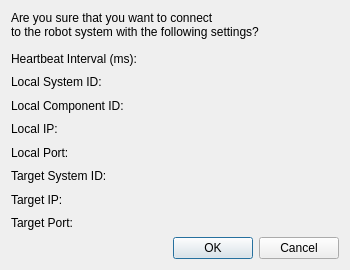
<?xml version="1.0" encoding="UTF-8"?>
<ui version="4.0">
 <class>ConnectionConfirmationDialog</class>
 <widget class="QDialog" name="ConnectionConfirmationDialog">
  <property name="geometry">
   <rect>
    <x>0</x>
    <y>0</y>
    <width>350</width>
    <height>270</height>
   </rect>
  </property>
  <property name="minimumSize">
   <size>
    <width>350</width>
    <height>270</height>
   </size>
  </property>
  <property name="maximumSize">
   <size>
    <width>350</width>
    <height>319</height>
   </size>
  </property>
  <property name="windowTitle">
   <string>Connection to Robotic System Confirmation</string>
  </property>
  <layout class="QVBoxLayout" name="verticalLayout_2">
   <item>
    <widget class="QLabel" name="label">
     <property name="text">
      <string>Are you sure that you want to connect 
to the robot system with the following settings?</string>
     </property>
    </widget>
   </item>
   <item>
    <widget class="QWidget" name="widget" native="true">
     <layout class="QFormLayout" name="formLayout">
      <property name="horizontalSpacing">
       <number>2</number>
      </property>
      <property name="verticalSpacing">
       <number>2</number>
      </property>
      <property name="leftMargin">
       <number>0</number>
      </property>
      <property name="topMargin">
       <number>0</number>
      </property>
      <property name="rightMargin">
       <number>0</number>
      </property>
      <property name="bottomMargin">
       <number>0</number>
      </property>
      <item row="0" column="0">
       <widget class="QLabel" name="label_4">
        <property name="minimumSize">
         <size>
          <width>150</width>
          <height>27</height>
         </size>
        </property>
        <property name="maximumSize">
         <size>
          <width>175</width>
          <height>27</height>
         </size>
        </property>
        <property name="text">
         <string>Heartbeat Interval (ms):</string>
        </property>
       </widget>
      </item>
      <item row="0" column="1">
       <widget class="QLabel" name="heartBeatL">
        <property name="minimumSize">
         <size>
          <width>100</width>
          <height>27</height>
         </size>
        </property>
        <property name="maximumSize">
         <size>
          <width>100</width>
          <height>27</height>
         </size>
        </property>
        <property name="font">
         <font>
          <weight>75</weight>
          <bold>true</bold>
         </font>
        </property>
        <property name="text">
         <string/>
        </property>
       </widget>
      </item>
      <item row="1" column="0">
       <widget class="QLabel" name="label_7">
        <property name="minimumSize">
         <size>
          <width>150</width>
          <height>27</height>
         </size>
        </property>
        <property name="maximumSize">
         <size>
          <width>175</width>
          <height>27</height>
         </size>
        </property>
        <property name="text">
         <string>Local System ID:</string>
        </property>
       </widget>
      </item>
      <item row="1" column="1">
       <widget class="QLabel" name="localSystemIdL">
        <property name="minimumSize">
         <size>
          <width>100</width>
          <height>27</height>
         </size>
        </property>
        <property name="maximumSize">
         <size>
          <width>100</width>
          <height>27</height>
         </size>
        </property>
        <property name="font">
         <font>
          <weight>75</weight>
          <bold>true</bold>
         </font>
        </property>
        <property name="text">
         <string/>
        </property>
       </widget>
      </item>
      <item row="2" column="0">
       <widget class="QLabel" name="label_8">
        <property name="minimumSize">
         <size>
          <width>150</width>
          <height>27</height>
         </size>
        </property>
        <property name="maximumSize">
         <size>
          <width>175</width>
          <height>27</height>
         </size>
        </property>
        <property name="text">
         <string>Local Component ID:</string>
        </property>
       </widget>
      </item>
      <item row="2" column="1">
       <widget class="QLabel" name="localCompIdL">
        <property name="minimumSize">
         <size>
          <width>100</width>
          <height>27</height>
         </size>
        </property>
        <property name="maximumSize">
         <size>
          <width>100</width>
          <height>27</height>
         </size>
        </property>
        <property name="font">
         <font>
          <weight>75</weight>
          <bold>true</bold>
         </font>
        </property>
        <property name="text">
         <string/>
        </property>
       </widget>
      </item>
      <item row="3" column="0">
       <widget class="QLabel" name="label_10">
        <property name="minimumSize">
         <size>
          <width>150</width>
          <height>27</height>
         </size>
        </property>
        <property name="maximumSize">
         <size>
          <width>175</width>
          <height>27</height>
         </size>
        </property>
        <property name="text">
         <string>Local IP:</string>
        </property>
       </widget>
      </item>
      <item row="3" column="1">
       <widget class="QLabel" name="localIPL">
        <property name="minimumSize">
         <size>
          <width>100</width>
          <height>27</height>
         </size>
        </property>
        <property name="maximumSize">
         <size>
          <width>100</width>
          <height>27</height>
         </size>
        </property>
        <property name="font">
         <font>
          <weight>75</weight>
          <bold>true</bold>
         </font>
        </property>
        <property name="text">
         <string/>
        </property>
       </widget>
      </item>
      <item row="4" column="0">
       <widget class="QLabel" name="label_12">
        <property name="minimumSize">
         <size>
          <width>150</width>
          <height>27</height>
         </size>
        </property>
        <property name="maximumSize">
         <size>
          <width>175</width>
          <height>27</height>
         </size>
        </property>
        <property name="text">
         <string>Local Port:</string>
        </property>
       </widget>
      </item>
      <item row="4" column="1">
       <widget class="QLabel" name="localPortL">
        <property name="minimumSize">
         <size>
          <width>100</width>
          <height>27</height>
         </size>
        </property>
        <property name="maximumSize">
         <size>
          <width>100</width>
          <height>27</height>
         </size>
        </property>
        <property name="font">
         <font>
          <weight>75</weight>
          <bold>true</bold>
         </font>
        </property>
        <property name="text">
         <string/>
        </property>
       </widget>
      </item>
      <item row="5" column="0">
       <widget class="QLabel" name="label_18">
        <property name="minimumSize">
         <size>
          <width>150</width>
          <height>27</height>
         </size>
        </property>
        <property name="maximumSize">
         <size>
          <width>175</width>
          <height>27</height>
         </size>
        </property>
        <property name="text">
         <string>Target System ID:</string>
        </property>
       </widget>
      </item>
      <item row="5" column="1">
       <widget class="QLabel" name="tgtSystemIdL">
        <property name="minimumSize">
         <size>
          <width>100</width>
          <height>27</height>
         </size>
        </property>
        <property name="maximumSize">
         <size>
          <width>100</width>
          <height>27</height>
         </size>
        </property>
        <property name="font">
         <font>
          <weight>75</weight>
          <bold>true</bold>
         </font>
        </property>
        <property name="text">
         <string/>
        </property>
       </widget>
      </item>
      <item row="6" column="0">
       <widget class="QLabel" name="label_14">
        <property name="minimumSize">
         <size>
          <width>150</width>
          <height>27</height>
         </size>
        </property>
        <property name="maximumSize">
         <size>
          <width>175</width>
          <height>27</height>
         </size>
        </property>
        <property name="text">
         <string>Target IP:</string>
        </property>
       </widget>
      </item>
      <item row="6" column="1">
       <widget class="QLabel" name="tgtIPL">
        <property name="minimumSize">
         <size>
          <width>100</width>
          <height>27</height>
         </size>
        </property>
        <property name="maximumSize">
         <size>
          <width>100</width>
          <height>27</height>
         </size>
        </property>
        <property name="font">
         <font>
          <weight>75</weight>
          <bold>true</bold>
         </font>
        </property>
        <property name="text">
         <string/>
        </property>
       </widget>
      </item>
      <item row="7" column="0">
       <widget class="QLabel" name="label_15">
        <property name="minimumSize">
         <size>
          <width>150</width>
          <height>27</height>
         </size>
        </property>
        <property name="maximumSize">
         <size>
          <width>175</width>
          <height>27</height>
         </size>
        </property>
        <property name="text">
         <string>Target Port:</string>
        </property>
       </widget>
      </item>
      <item row="7" column="1">
       <widget class="QLabel" name="tgtPortL">
        <property name="minimumSize">
         <size>
          <width>100</width>
          <height>27</height>
         </size>
        </property>
        <property name="maximumSize">
         <size>
          <width>100</width>
          <height>27</height>
         </size>
        </property>
        <property name="font">
         <font>
          <weight>75</weight>
          <bold>true</bold>
         </font>
        </property>
        <property name="text">
         <string/>
        </property>
       </widget>
      </item>
     </layout>
    </widget>
   </item>
   <item>
    <widget class="QDialogButtonBox" name="buttonBox">
     <property name="orientation">
      <enum>Qt::Horizontal</enum>
     </property>
     <property name="standardButtons">
      <set>QDialogButtonBox::Cancel|QDialogButtonBox::Ok</set>
     </property>
     <property name="centerButtons">
      <bool>false</bool>
     </property>
    </widget>
   </item>
  </layout>
 </widget>
 <resources/>
 <connections>
  <connection>
   <sender>buttonBox</sender>
   <signal>accepted()</signal>
   <receiver>ConnectionConfirmationDialog</receiver>
   <slot>accept()</slot>
   <hints>
    <hint type="sourcelabel">
     <x>444</x>
     <y>58</y>
    </hint>
    <hint type="destinationlabel">
     <x>184</x>
     <y>49</y>
    </hint>
   </hints>
  </connection>
  <connection>
   <sender>buttonBox</sender>
   <signal>rejected()</signal>
   <receiver>ConnectionConfirmationDialog</receiver>
   <slot>reject()</slot>
   <hints>
    <hint type="sourcelabel">
     <x>444</x>
     <y>58</y>
    </hint>
    <hint type="destinationlabel">
     <x>184</x>
     <y>49</y>
    </hint>
   </hints>
  </connection>
 </connections>
</ui>
